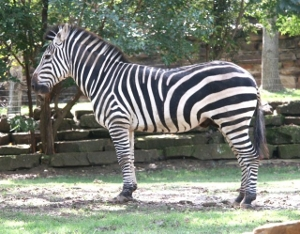
#> input picture a2/zebra.jpg, 300 x 234 px
$ python a2.py   (Python 2 division)
#> lines starting #> are read from the running program, lines starting #| are printed output that depends on the picture
from scipy.ndimage.filters import gaussian_filter
from scipy.signal import convolve2d
from scipy.spatial.distance import euclidean
from numpy import *
from pylab import *
from PIL import Image

img = array(Image.open('zebra.jpg').convert('L'))
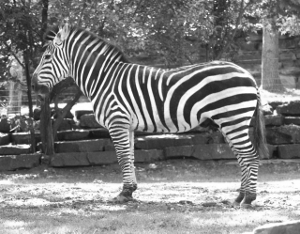
#> img: shape (234, 300); min 17, max 255, mean 127.6
def prepare_save(f):
    f_max = double(amax(f))
    f_min = double(amin(f))
    # print f_max
    # print f_min
    return uint8(( (f - f_min) / (f_max - f_min) * 255))

# Generating guassian filters
impulse = zeros((60, 60))
impulse[impulse.shape[0] / 2, impulse.shape[1] / 2] = 1
# imshow(impulse, cmap=cm.gray)
# show()

# Gaussian filters convolved with gradients
f1 = convolve2d(gaussian_filter(impulse, sigma=2), [[1, -1]], mode='same')
f2 = convolve2d(gaussian_filter(impulse, sigma=2), [[1], [-1]], mode='same')
f3 = convolve2d(gaussian_filter(impulse, sigma=4), [[1, -1]], mode='same')
f4 = convolve2d(gaussian_filter(impulse, sigma=4), [[1], [-1]], mode='same')
f5 = convolve2d(gaussian_filter(impulse, sigma=8), [[1, -1]], mode='same')
f6 = convolve2d(gaussian_filter(impulse, sigma=8), [[1], [-1]], mode='same')
f7 = gaussian_filter(impulse, sigma=8) - gaussian_filter(impulse, sigma=4)
f8 = gaussian_filter(impulse, sigma=4) - gaussian_filter(impulse, sigma=2)
filters = [f1, f2, f3, f4, f5, f6, f7, f8]

# Saving filters
i = 0
for f in filters:
    f_name = "filter" + str(i) + ".jpg"
    Image.fromarray(prepare_save(f)).save(f_name)
    i += 1
#> this loop made 8 passes
#> pass 1, `Image.fromarray(prepare_save(f)).save(f_name)`:
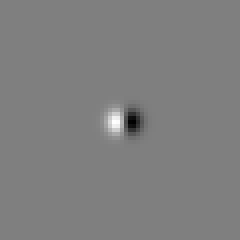
#> saved as filter0.jpg: PIL image 60x60 L (shown 4 times larger); min 0, max 255, mean 127
#> pass 2, `Image.fromarray(prepare_save(f)).save(f_name)`:
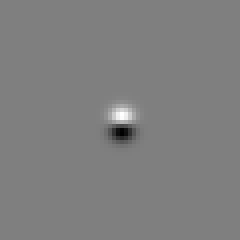
#> saved as filter1.jpg: PIL image 60x60 L (shown 4 times larger); min 0, max 255, mean 127

# Convolving all 8 filters with test image
activated_zebras = []

i = 0
for f in filters:
    f_name = "zebra_activation" + str(i) + ".jpg"
    activated_img = convolve2d(img, f, mode="same")
    Image.fromarray(prepare_save(activated_img)).save(f_name)
    activated_zebras.append(activated_img)
    i += 1
#> this loop made 8 passes
#> (f_max in prepare_save, f_min in prepare_save) on passes 1 to 8: (45.62, -36.02), (37.2, -37.87), (20.58, -21.14), (14.2, -19.42), (9.77, -11.11), (7.31, -10.59), (43.38, -65.11), (58.24, -69.84)
#> pass 1, `activated_img = convolve2d(img, f, mode="same")`:
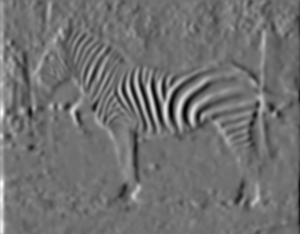
#> activated_img: shape (234, 300) float64; min -36.02, max 45.62, mean 0.2; drawn with min black and max white
#> pass 2, `activated_img = convolve2d(img, f, mode="same")`:
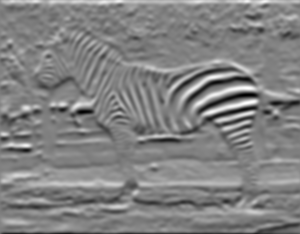
#> activated_img: shape (234, 300) float64; min -37.87, max 37.2, mean 0.5; drawn with min black and max white
#> after the loop:
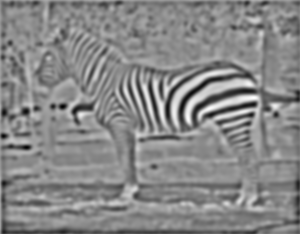
#> activated_img: shape (234, 300) float64; min -69.84, max 58.24, mean -1.5; drawn with min black and max white
#> after the loop, activated_zebras = 8 items; i = 8

result = zeros((img.shape[0], img.shape[1], 8))
for i in range(0, img.shape[0]):
    for j in range(0, img.shape[1]):
        for k in range(0, 8):
            print activated_zebras[k][i,j]
            result[i, j] = [activated_zebras[k][i, j]]
#> this loop made 234 passes
#> (printed output is left out)

print result
# [11 lines of commented-out code are left out]
